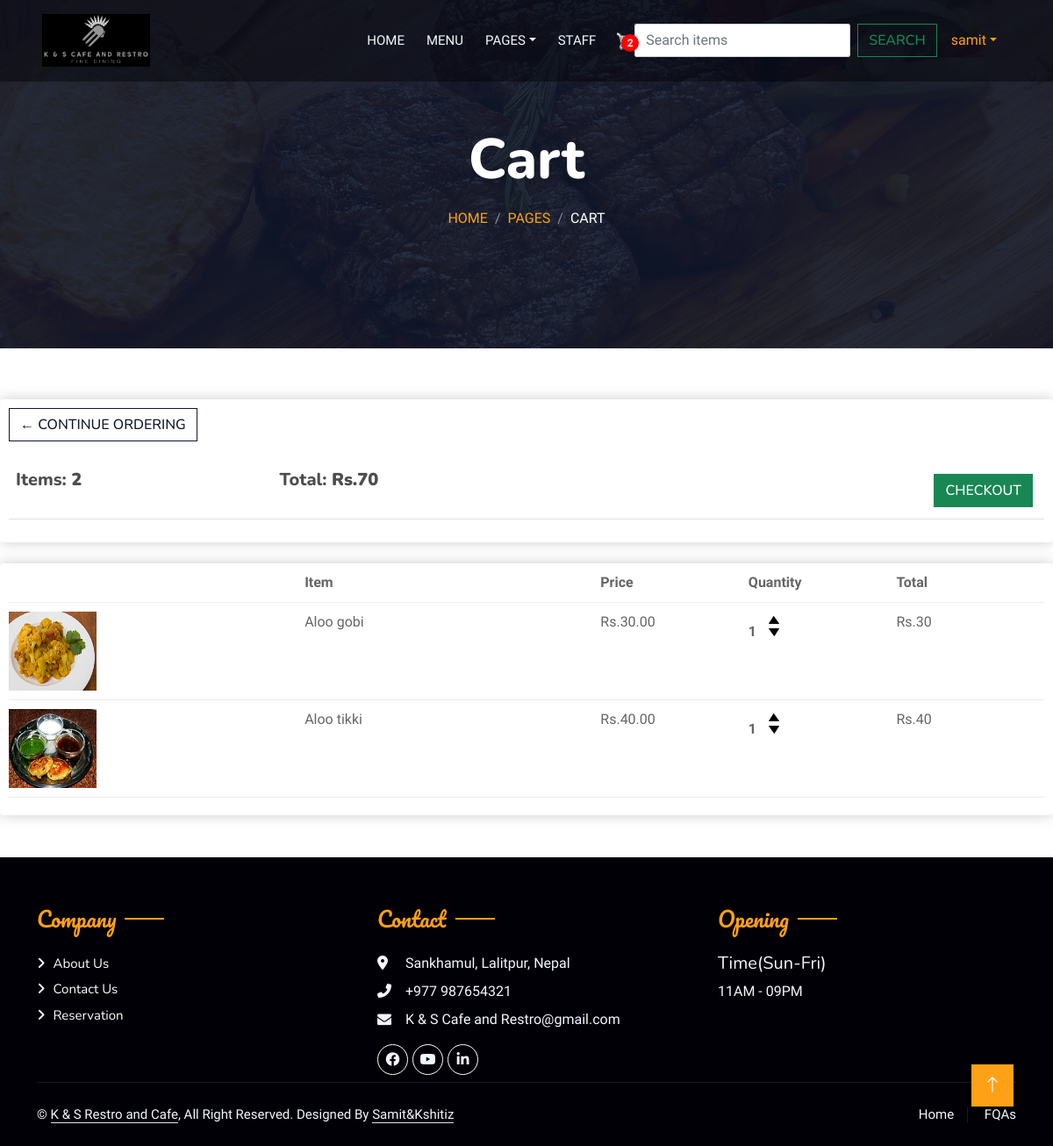
The app's page /cart/ (signed in), older data.
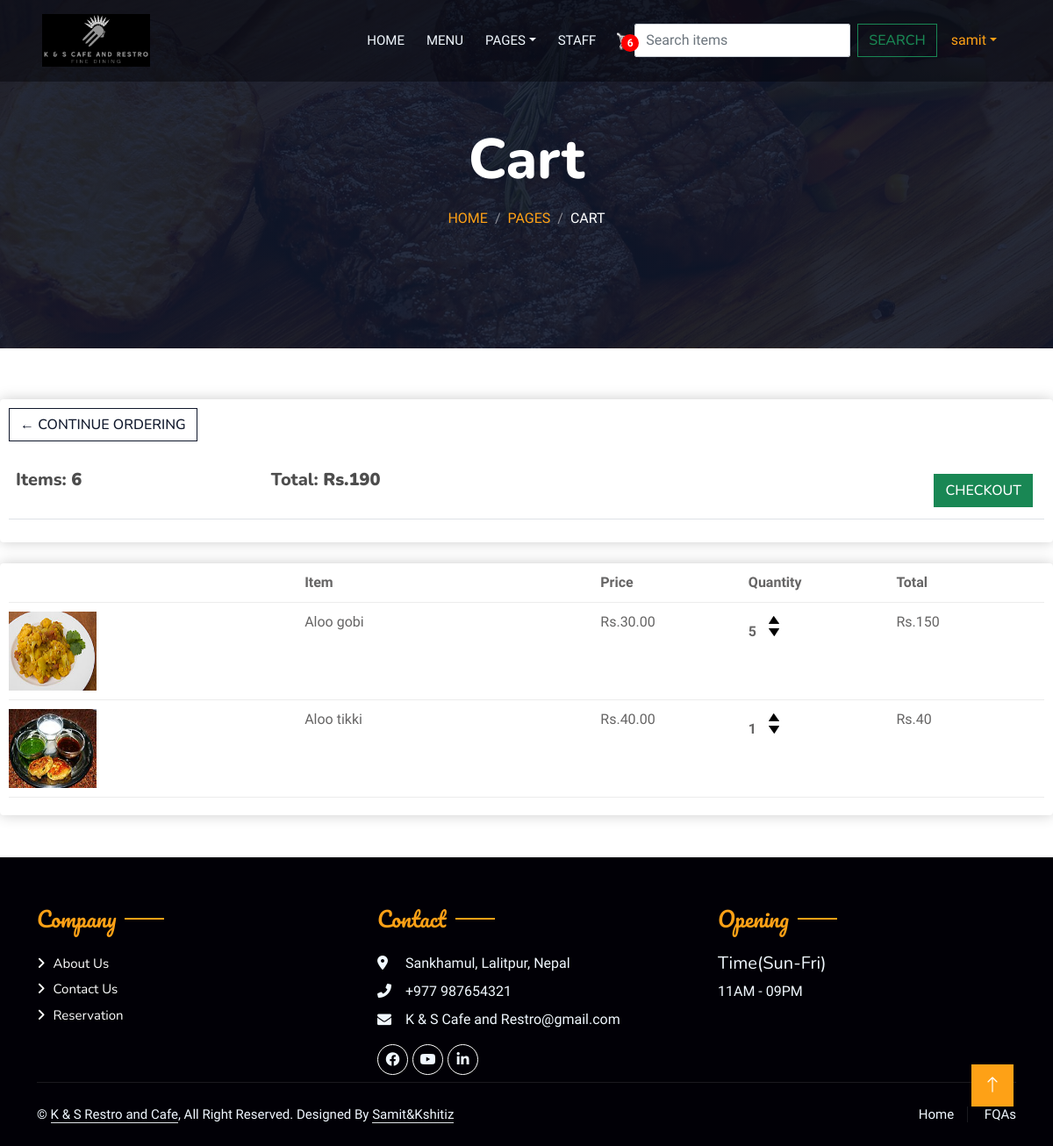
The same page, newer data.
### home/models.py (models this page shows, shortened)
class Order(models.Model):
    customer = models.ForeignKey(Customer, on_delete=models.SET_NULL, null=True, blank=True)
    date_ordered = models.DateTimeField(auto_now_add=True)
    complete = models.BooleanField(default=False)
    transaction_id = models.CharField(max_length=100, null=True)
    @property
    def get_cart_total(self):
        order_items = self.orderitem_set.all()
        total = sum(item.get_total for item in order_items)
        return total
    @property
    def get_cart_items(self):
        order_items = self.orderitem_set.all()
        total = sum(item.quantity for item in order_items)
        return total

class OrderItem(models.Model):
    user = models.OneToOneField(User, null=True, blank=True, on_delete=models.CASCADE)
    product = models.ForeignKey(Items, on_delete=models.SET_NULL, blank=True, null=True)
    order = models.ForeignKey(Order, on_delete=models.SET_NULL, null=True, blank=True)
    quantity = models.IntegerField(default=0, null=True, blank=True)
    date_added = models.DateTimeField(auto_now_add=True)
    @property
    def get_total(self):
        return self.quantity * self.product.price

class Items(models.Model):
    CATEGORY_CHOICES = [
        ('Food', 'Food'),
        ('Drinks', 'Drinks'),
    ]
    name = models.CharField(max_length=20)
    price = models.IntegerField()
    image = models.ImageField(null=True, blank=True, upload_to="images/")
    digital = models.BooleanField(default=False)
    date_added = models.DateTimeField(auto_now_add=True, null=True)
    category = models.CharField(max_length=10, choices=CATEGORY_CHOICES, default='Food')  # New field

### home/views.py (the view)
# urls.py: path("cart/", cart, name="cart"),
@login_required(login_url='login')
def cart(request):
    if request.user.is_authenticated:
        try:
            customer = request.user.customer
        except ObjectDoesNotExist:
            messages.error(request, "Customer account not found. Please contact support or register.")
            return redirect('index')
        order, created = Order.objects.get_or_create(customer=customer, complete=False)
        items = order.orderitem_set.all()
        cart_items = order.get_cart_items
    else:
        items, order, cart_items = get_cart_items_from_cookie(request)
    context = {"items": items, "order": order, "cart_items": cart_items}
    return render(request, 'cart.html', context)

### templates/cart.html (shortened to what this page needs)
{% extends 'base.html' %} {% load static %} {% block myblock %}
<div class="container-xxl py-5 bg-dark hero-header mb-5">
  <div class="container text-center my-5 pt-5 pb-4">
    <h1 class="display-3 text-white mb-3 animated slideInDown">Cart</h1>
    <nav aria-label="breadcrumb">
      <ol class="breadcrumb justify-content-center text-uppercase">
        <li class="breadcrumb-item"><a href="#">Home</a></li>
        <li class="breadcrumb-item"><a href="#">Pages</a></li>
        <li class="breadcrumb-item text-white active" aria-current="page">
          Cart
        </li>
      </ol>
    </nav>
  </div>
</div>
<div class="row">
  <div class="col-lg-12">
    <div class="box-element">
      <a class="btn btn-outline-dark" href="{% url 'menu' %}"
        >&#x2190; Continue Ordering</a
      ><br /><br />
      <table class="table">
        <tr>
          <th>
            <h5>Items: <strong>{{ order.get_cart_items }}</strong></h5>
          </th>
          <th>
            <h5>Total: <strong>Rs.{{ order.get_cart_total }}</strong></h5>
          </th>
          <th>
            <a
              class="btn btn-success"
              style="float: right; margin: 5px"
              href="{% url 'checkout' %}"
            >
              Checkout
            </a>
          </th>
        </tr>
      </table>
    </div>
    <br />
    <div class="box-element">
      <div class="cart-row">
        <div style="flex: 2"></div>
        <div style="flex: 2"><strong>Item</strong></div>
        <div style="flex: 1"><strong>Price</strong></div>
        <div style="flex: 1"><strong>Quantity</strong></div>
        <div style="flex: 1"><strong>Total</strong></div>
      </div>
      {% for item in items %}
      <div class="cart-row">
        {% if item.product.image %}
        <div style="flex: 2">
          <img
            class="row-image"
            src="{{ item.product.image.url }}"
            style="height: 90px"
          />
        </div>
        {% endif %}
        <div style="flex: 2">{{ item.product.name }}</div>
        <div style="flex: 1">Rs.{{ item.product.price|floatformat:2 }}</div>
        <div style="flex: 1">
          <p class="quantity">{{ item.quantity }}</p>
          <div class="quantity">
            <img
              data-product="{{ item.product.id }}"
              class="chg-quantity update-cart"
              data-action="add"
              src="{% static  'img/arrow-up.png' %}"
            />
            <img
              data-product="{{ item.product.id }}"
              class="chg-quantity update-cart"
              data-action="remove"
              src="{% static  'img/arrow-down.png' %}"
            />
          </div>
        </div>
        <div style="flex: 1">Rs.{{item.get_total }}</div>
      </div>
      {% endfor %}
    </div>
  </div>
</div>
{% endblock %}

### templates/base.html (shortened to what the changed rows need)
<!DOCTYPE html>
{% load static %}
<html lang="en">
  <head>
    <link
      rel="stylesheet"
      href="https://cdn.jsdelivr.net/npm/bootstrap-icons@1.10.5/font/bootstrap-icons.css"
    />
    <link
      href="https://cdnjs.cloudflare.com/ajax/libs/font-awesome/5.10.0/css/all.min.css"
      rel="stylesheet"
    />
    <link
      rel="stylesheet"
      href="https://cdnjs.cloudflare.com/ajax/libs/font-awesome/6.0.0-beta3/css/all.min.css"
    />
    <link href="{% static 'lib/animate/animate.min.css' %}" rel="stylesheet" />
    <link
      href="{% static 'lib/owlcarousel/assets/owl.carousel.min.css' %}"
      rel="stylesheet"
    />
    <link
      href="{% static 'lib/tempusdominus/css/tempusdominus-bootstrap-4.min.css' %}"
      rel="stylesheet"
    />
    <link
      href="{% static 'css/bootstrap.min.css' %}"
      type="text/css"
      rel="stylesheet"
    />
    <link
      href="{% static 'css/style.css' %}"
      type="text/css"
      rel="stylesheet"
    />
    <link href="{% static 'css/main.css' %}" type="text/css" rel="stylesheet" />
    <link
      href="{% static 'css/custom.css' %}"
      type="text/css"
      rel="stylesheet"
    />
    <link
      rel="stylesheet"
      href="https://cdnjs.cloudflare.com/ajax/libs/font-awesome/4.7.0/css/font-awesome.min.css"
    />
  </head>
  <body>
    <div class="container-xxl bg-white p-0">
      <div class="container-xxl position-relative p-0">
        <nav
          class="navbar navbar-expand-lg navbar-dark bg-dark px-4 px-lg-5 py-3 py-lg-0"
        >
          <div class="collapse navbar-collapse" id="navbarCollapse">
            <a
              href="{% url 'cart' %}"
              style="position: relative; display: inline-block"
            >
              <p id="cart-total">{{ cart_items }}</p>
            </a>
          </div>
        </nav>
      </div>
      {% block myblock %} {% endblock %}
    </div>
  </body>
</html>

Row changes from the older to the newer data that the page shows:
changed through a linked row, Order: get_cart_items "2" → "6"; get_cart_total "70" → "190"
changed OrderItem "Aloo gobi": quantity "1" → "5"; get_total "30" → "150"
Text that changed along with them:
{{ cart_items }}: "2" → "6"
